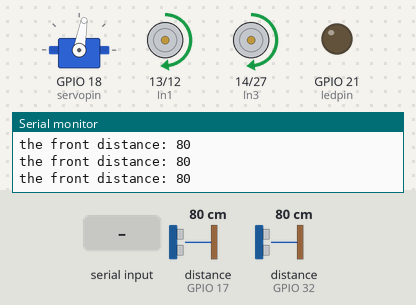
The sketch below on a simulated ESP32. Parts: servo, motor-driver pin pairs drawn as motors (green arrow = first pin HIGH = forward, orange = second pin HIGH = backward, longer = more drive, scaled by the enable pin), output pins drawn as LEDs (lit = HIGH), the last lines printed to the serial monitor. Wiring (inferred from the names in the program): ultrasonic range finder: trigger GPIO 5; echo GPIO 17. The test bench sets the inputs (shaded band); at power-on: distance to the obstacle (sensors on GPIO 17, GPIO 32) 80 cm. The echo pulse lasts 58.3 µs per cm; pins used as bus, display or sensor lines are not drawn.

Above: at 1.3 s.
1.4 s: distance to the obstacle (sensor on GPIO 17) set to 13 cm
2.9 s: distance to the obstacle (sensor on GPIO 17) set to 10 cm
At 5.6 s:
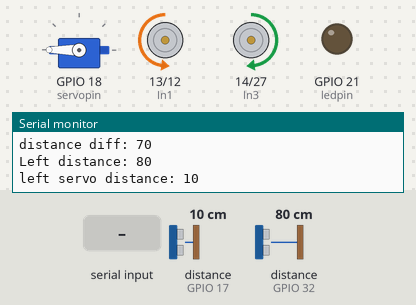
5.9 s: "w" received over Serial
At 7.1 s:
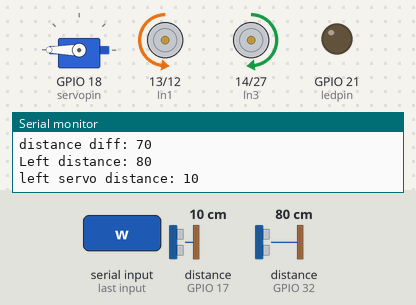
7.4 s: "s" received over Serial
At 8.3 s:
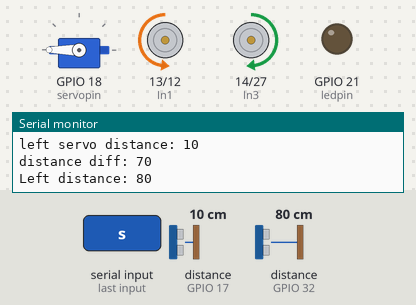
8.9 s: "a" received over Serial
At 9.5 s:
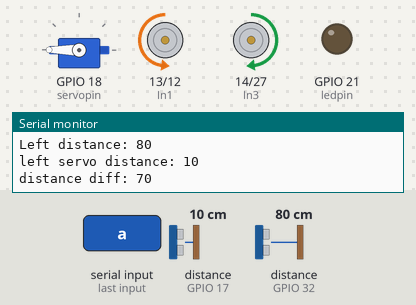
10.4 s: distance to the obstacle (sensor on GPIO 32) set to 14 cm
11.9 s: distance to the obstacle (sensor on GPIO 32) set to 11 cm
At 12.3 s:
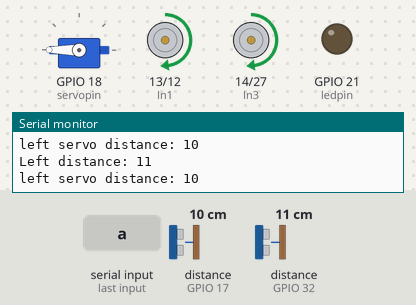
Timing chart, 0 to 14.4 s (numbered marks = the images above; inputs shaded):
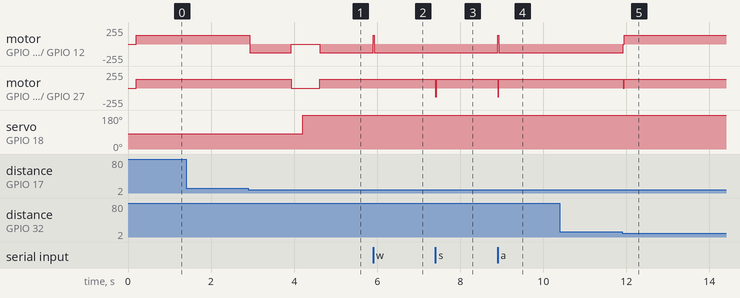

The sketch:

auto_parking.ino
```cpp
#include <Wire.h>
#include <ESP32Servo.h>

#define In1 13
#define In2 12
#define In3 14
#define In4 27
#define EnableA 26
#define EnableB 25

#define echoPin1 32
#define trigPin1 33

#define echoPin2 17
#define trigPin2 5

#define servopin 18

#define ledpin 21

#define MAX_MOTOR_SPEED 255

int sum1 = 0;
int sum2 = 0;

const int frontAngle = 80;
const int leftAngle = 180;

int currentServoPosition = 80;

bool phase1 = false;
bool phase2 = false;
bool phase3 = false;
bool phase4 = false;

int speed1 = 130;
int speed2 = 130;

Servo servo;

long duration1, distance1;
long duration2, distance2;
long duration3, distance3;

bool reachedBarrier = false;

bool rotatted = false;

bool slot = false;

bool adjusted = false;

bool end = false;


void setup() {
  Serial.begin(115200);

  // the motors
  pinMode(In1, OUTPUT);
  pinMode(In2, OUTPUT);
  pinMode(In3, OUTPUT);
  pinMode(In4, OUTPUT);
  pinMode(EnableA, OUTPUT);
  pinMode(EnableB, OUTPUT);
  analogWrite(EnableA, speed1);
  analogWrite(EnableB, speed2);

  pinMode(trigPin1, OUTPUT);
  pinMode(echoPin1, INPUT);

  pinMode(trigPin2, OUTPUT);
  pinMode(echoPin2, INPUT);

  servo.attach(servopin);
  servo.write(frontAngle);
  delay(150);

  pinMode(ledpin,OUTPUT);

}

void measureDistanceLeft() {
  digitalWrite(trigPin1, LOW);
  delayMicroseconds(2);
  digitalWrite(trigPin1, HIGH);
  delayMicroseconds(10);
  digitalWrite(trigPin1, LOW);

  duration1 = pulseIn(echoPin1, HIGH);
  distance1 = duration1 / 58.2;
  Serial.print("Left distance: ");
  Serial.println(distance1);

}

void measureDistancFront() {
  //Move the servo back to the front if needed
  if (currentServoPosition != frontAngle) {
    servo.write(frontAngle);
    delay(400); // Allow the servo to reach the position
    currentServoPosition = frontAngle;
  }

  digitalWrite(trigPin2, LOW);
  delayMicroseconds(2);
  digitalWrite(trigPin2, HIGH);
  delayMicroseconds(10);
  digitalWrite(trigPin2, LOW);

  duration2 = pulseIn(echoPin2, HIGH);
  distance2 = duration2 / 58.2;
  Serial.print("the front distance: ");
  Serial.println(distance2);

}
void measureDistanceLeftServo() {
  // Move the servo back to the front if needed
  if (currentServoPosition != leftAngle) {
    servo.write(leftAngle);
    delay(400); // Allow the servo to reach the position
    currentServoPosition = leftAngle;
  }

  digitalWrite(trigPin2, LOW);
  delayMicroseconds(2);
  digitalWrite(trigPin2, HIGH);
  delayMicroseconds(10);
  digitalWrite(trigPin2, LOW);

  duration3 = pulseIn(echoPin2, HIGH);
  distance3 = duration3 / 58.2;
  Serial.print("left servo distance: ");
  Serial.println(distance3);
}

void turnRightReverse() {
  // Serial.println("turn right reverse...");
  // startTime = millis();
  digitalWrite(In1, LOW);
  digitalWrite(In2, HIGH);
  digitalWrite(In3, LOW);
  digitalWrite(In4, HIGH);
  analogWrite(EnableA, speed1-50  );
  analogWrite(EnableB, 0);
  // printElapsedTime();
}

void moveReverse() {
  // Serial.println("Moving reverse...");
  // startTime = millis();  // Record the start time
  analogWrite(EnableA, speed1);
  analogWrite(EnableB, speed2);
  digitalWrite(In1, LOW);
  digitalWrite(In2, HIGH);
  digitalWrite(In3, LOW);
  digitalWrite(In4, HIGH);

  // printElapsedTime();
}

//moveReverse
void moveForward() {
  // Serial.println("Moving forward...");
  //startTime = millis();
  analogWrite(EnableA, speed1);
  analogWrite(EnableB, speed2);
  digitalWrite(In1, HIGH);
  digitalWrite(In2, LOW);
  digitalWrite(In3, HIGH);
  digitalWrite(In4, LOW);
  //printElapsedTime();
}

void turnRightForward() {
  // Serial.println("turn right forward...");
  // startTime = millis();
  digitalWrite(In1, HIGH);
  digitalWrite(In2, LOW);
  digitalWrite(In3, HIGH);
  digitalWrite(In4, LOW);

  analogWrite(EnableA, speed1 - 50);
  analogWrite(EnableB, 0);

  // printElapsedTime();
}

void rotateRight() {
  // Serial.println("Rotating right...");
  // startTime = millis();
  analogWrite(EnableA, speed1);
  analogWrite(EnableB, speed2);
  digitalWrite(In1, LOW);
  digitalWrite(In2, HIGH);
  digitalWrite(In3, HIGH);
  digitalWrite(In4, LOW);
  // printElapsedTime();
}

void rotateLeft() {
  // Serial.println("Rotating left...");
  // startTime = millis();
  analogWrite(EnableA, speed1 );
  analogWrite(EnableB, speed2);
  digitalWrite(In1, HIGH);
  digitalWrite(In2, LOW);
  digitalWrite(In3, LOW);
  digitalWrite(In4, HIGH);
  // printElapsedTime();
}

void stopMotors() {
  //Serial.println("Stopping motors...");
  // printElapsedTime();  // Print elapsed time before stopping
  digitalWrite(In1, LOW);
  digitalWrite(In2, LOW);
  digitalWrite(In3, LOW);
  digitalWrite(In4, LOW);
}

void ForwadrdTillReachingBarrier(int lim){
  for(int i = 0; i < 3 ; i++){
    measureDistancFront();
    sum1 += distance2;
    delay(10);
  }
  sum1 /= 3;
  if(sum1 < lim){
    reachedBarrier = true;
    return;
  }
  else{
    moveForward();
  }
  sum1 = 0;
}
void rotateParallelToBarrier(){
  measureDistanceLeft();
  //sum1 += distance1;
  delay(10);
  measureDistanceLeftServo();
  //sum2 += distance3;
  delay(10);
  if(abs(distance1 - distance2 ) <= 2){
    rotatted = true;
  }
  else{
    rotateRight();
  }
  Serial.print("distance diff: ");
  Serial.println(abs(distance1 - distance3 ));
}

void findAvalibleSlot(){
  measureDistanceLeft();
  delay(10);
  measureDistanceLeftServo();
  delay(10);

  if(distance1 >= 20 && distance3 >= 20 ){
      slot = true;
  }
  else{
    moveForward();
  }

}
void adjustToSlot(){
  measureDistanceLeft();
  sum1 += distance1;
  delay(10);
  measureDistanceLeftServo();
  sum2 += distance3;
  delay(10);
  // for(int i = 0; i < 5 ; i++){
  //   measureDistanceLeft();
  //   sum1 += distance1;
  //   delay(10);
  // }
  // sum1 /= 5;
  // for(int i = 0; i < 5 ; i++){

  //   measureDistanceLeftServo();
  //   sum2 += distance3;
  //   delay(10);
  // }
  // sum2 /= 5;
  if(abs(distance1 - distance3 ) <= 2){
    adjusted = true;
  }
  else{
    rotateLeft();
  }
  Serial.print("distance diff: ");
  Serial.println(abs(distance1 - distance3 ));
}

void loop() {
  if(!reachedBarrier){
    if(!reachedBarrier){
      if(!phase4){
        ForwadrdTillReachingBarrier(12);
      }
      else{
        ForwadrdTillReachingBarrier(11);
      }
    }
    if(reachedBarrier){
      if(phase4){
        rotatted = false;
        phase2 = false;
      }
        phase1 = true;
        rotateRight();
        delay(1000);
        stopMotors();
        delay(250);
        sum1 = 0;
    }
  }

  if(!rotatted && phase1 ){
    if(!rotatted){
      rotateParallelToBarrier();
    }
    if(rotatted){
      if(phase4){
      digitalWrite(ledpin, HIGH);
      }
      else{
      digitalWrite(ledpin, LOW);
      }
      phase2 = true;
      stopMotors();
    }
  }

  if(!slot && phase2){
    if(!slot){
      findAvalibleSlot();
    }
    if(slot){
      moveForward();
      delay(100);
      rotateLeft();
      delay(1400);
      moveForward();
      delay(70);
      stopMotors();
      phase3 = true;
    }
  }

  if(!adjusted && phase3){
    if(!adjusted){
      adjustToSlot();
    }
    if(adjusted){
      phase4 = true;
      phase1 = false;
      reachedBarrier = false;
      stopMotors();
    }
  }

  if(Serial.available() > 0) {
    char command = Serial.read();
    switch (command) {
      case 'w':
        moveForward();
        break;
      case 's':
        moveReverse();
        break;
      case 'a':
        rotateLeft();
        break;
      case 'd':
        rotateRight();
        break;
      case ' ':
        stopMotors();
        break;
      default:
        // Handle other cases if needed
        break;
    }
  }


}
```

Measured:
- the behaviour switches between 12 and 11 cm on distance to the obstacle (sensor on GPIO 17) (found by bisection; images 0 and 1)
- the behaviour switches between 13 and 12 cm on distance to the obstacle (sensor on GPIO 32) (found by bisection; images 4 and 5)
- after the input at 2.9 s, motor on GPIO 13 (In1) / GPIO 12 (In2): forward 130/255 → backward 130/255 at once, → stopped 1.0 s later, → backward 130/255 0.68 s later; motor on GPIO 14 (In3) / GPIO 27 (In4): forward 130/255 → stopped after 1.0 s, → forward 130/255 0.68 s later; servo on GPIO 18 (servopin): 80° → 180° after 1.3 s
- after the input at 5.9 s, motor on GPIO 13 (In1) / GPIO 12 (In2): backward 130/255 → forward 130/255 at once, → backward 130/255 0.03 s later
- after the input at 7.4 s, motor on GPIO 14 (In3) / GPIO 27 (In4): forward 130/255 → backward 130/255 at once, → forward 130/255 0.03 s later
- after the input at 8.9 s, motor on GPIO 13 (In1) / GPIO 12 (In2): backward 130/255 → forward 130/255 at once, → backward 130/255 0.03 s later; motor on GPIO 14 (In3) / GPIO 27 (In4): forward 130/255 → backward 130/255 at once, → forward 130/255 0.03 s later
- after the input at 11.9 s, motor on GPIO 13 (In1) / GPIO 12 (In2): backward 130/255 → forward 130/255 at once; motor on GPIO 14 (In3) / GPIO 27 (In4): forward 130/255 → stopped at once, → forward 130/255 0.02 s later
